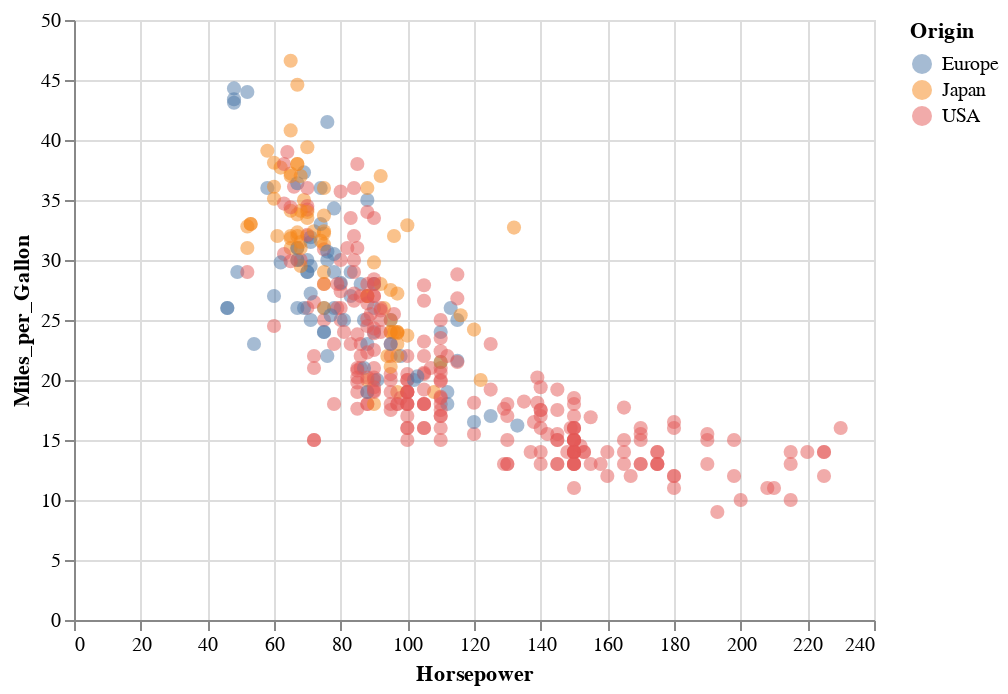

Write notebook code for a chart like this one.
### Markdown cell above
### 2.2 empty

If you notice earlier, all data values are "automatically" selected (show color) at the beginning. By default, all data values are considered to be within an empty selection. When set to none, empty selections contain no data values.

### Code cell
#2.2.1 adjust size, and change default "empty"
                     
selection=alt.selection_single(
    # pt2add empty="none" so that nothing is selected by default  
    empty="none"
    );

#change size instead of color
sizeCondition=alt.condition(selection,alt.SizeValue(200),alt.SizeValue(50))

# this time we'll modify the size
hp_mpg.add_selection(
    selection
).encode(
    #pt1: use Size for mapping to column 
    #use SizeValue to input pixel value 
    size=sizeCondition,   
)

### Figure 1 — Vega-Lite specification as saved in the notebook (floating-point values rounded to 4 significant figures; data arrays with more than 128 entries replaced by an {"elided": "..."} marker saying what was removed)
{"config": {"view": {"continuousWidth": 400, "continuousHeight": 300}}, "data": {"name": "data-8e25068d8b9a578f41a59c91e539d690"}, "mark": {"type": "circle", "opacity": 0.5, "size": 80}, "encoding": {"color": {"field": "Origin", "type": "nominal"}, "size": {"condition": {"value": 200, "selection": "selector004"}, "value": 50}, "x": {"field": "Horsepower", "type": "quantitative"}, "y": {"field": "Miles_per_Gallon", "type": "quantitative"}}, "selection": {"selector004": {"type": "single", "empty": "none"}}, "$schema": "https://vega.github.io/schema/vega-lite/v4.17.0.json", "datasets": {"data-8e25068d8b9a578f41a59c91e539d690": {"elided": "406 records"}}}
